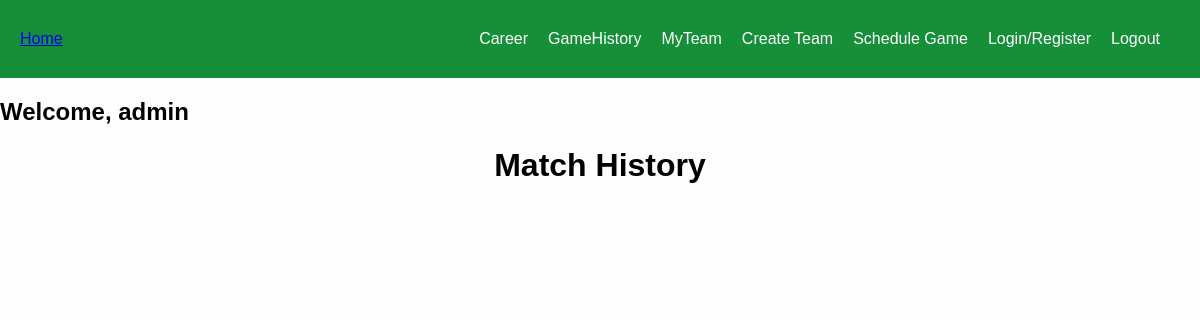
Page /game-history/ (signed in) on the earlier database version.
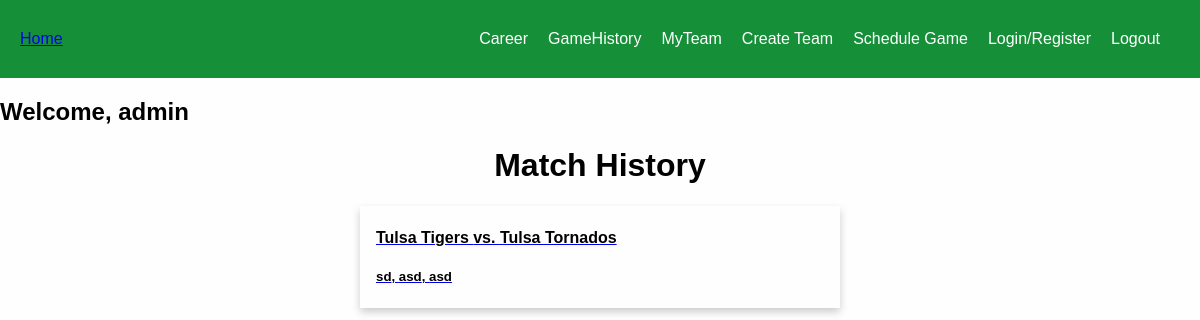
Same page on the later database version.
### base/models.py (models this page shows, shortened)
class Player(AbstractUser):
    first_name = models.CharField(max_length=200, null=True)
    last_name = models.CharField(max_length=200, null=True)
    email = models.EmailField(unique=True, null=True)
    team = models.ForeignKey(Team,on_delete=models.SET_NULL,null=True)
    runs = models.IntegerField(default=0,null=True,blank=True)
    wickets = models.IntegerField(default=0,null=True,blank=True)
    catches = models.IntegerField(default=0,null=True,blank=True)
    sixes = models.IntegerField(default=0,null=True,blank=True)
    fours = models.IntegerField(default=0,null=True,blank=True)
    games_played = models.IntegerField(default=0,null=True,blank=True)
    games_won = models.IntegerField(default=0,null=True,blank=True)
    fifties = models.IntegerField(default=0,null=True,blank=True)
    runs_hs = models.IntegerField(default=0,null=True,blank=True)
    runs_average = models.FloatField(default=0,null=True,blank=True)
    sr = models.FloatField(default=0,null=True,blank=True)
    balls_bowled = models.IntegerField(default=0,null=True,blank=True)
    balls_played = models.IntegerField(default=0,null=True,blank=True)
    wickets_average = models.FloatField(default=0,null=True,blank=True)
    wickets_hs = models.IntegerField(default=0,null=True,blank=True)
    game_invites = models.ManyToManyField("GameInvite", related_name="game_invites", blank=True)
    team_invites = models.ManyToManyField("TeamInvite", related_name="team_invites", blank=True)
    games = models.ManyToManyField("Game", related_name="games", blank=True)
    fours_hs = models.IntegerField(default=0,null=True,blank=True)
    sixes_hs = models.IntegerField(default=0,null=True,blank=True)
    USERNAME_FIELD = "email"
    REQUIRED_FIELDS = ["username"]

class Game(models.Model):
    entering_stats = models.BooleanField(default=False,null=True,blank=False) # true if stat entering has began, this is set to true when the inilize game info is submitted
    doneStats = models.BooleanField(default=False,null=True,blank=False) # true is stat entering has concluded, this is set to true when the last over of the last innings is iterated through
    archived = models.BooleanField(default=False,null=True,blank=False) # this is set to true when the user confirms that there is no edits to make to the stats entered.
    winner = models.ForeignKey(Team,on_delete=models.SET_NULL,null=True, related_name="winner",blank=True)
    team1 = models.ForeignKey(Team,on_delete=models.SET_NULL,null=True, related_name="team1")  # team that sent invite
    team2 = models.ForeignKey(Team,on_delete=models.SET_NULL,null=True, related_name="team2")
    batting1_team = models.ForeignKey(Team,on_delete=models.SET_NULL,null=True, related_name="batting1")
    bowling1_team = models.ForeignKey(Team,on_delete=models.SET_NULL,null=True, related_name="bowling1")
    batting2_team = models.ForeignKey(Team,on_delete=models.SET_NULL,null=True, related_name="batting2")
    bowling2_team  = models.ForeignKey(Team,on_delete=models.SET_NULL,null=True, related_name="bowling2")
    year = models.CharField(max_length=200,null=True)
    month = models.CharField(max_length=200,null=True)
    day = models.CharField(max_length=200,null=True)
    time = models.CharField(max_length=200,null=True)
    location = models.CharField(max_length=200,null=True)
    overs = models.IntegerField(default=0,null=True,blank=True)
    batting_score1 = models.IntegerField(default=0,null=True,blank=True) # number of runs for the first batting team
    batting_score2 = models.IntegerField(default=0,null=True,blank=True) # number of runs for second batting team
    bowling_score1 = models.IntegerField(default=0,null=True,blank=True) # number of wickets for the frist bowling team
    bowling_score2 = models.IntegerField(default=0,null=True,blank=True) # number of wickets for the second bowling team
    current_innings =  models.IntegerField(default=1,  null=True,blank=True)
    current_over = models.IntegerField(default=1,  null=True,blank=True)
    current_ball = models.IntegerField(default=1,  null=True,blank=True)
    ball1 = models.CharField(max_length=200,null=True) # icon of first ball in current over
    ball2 = models.CharField(max_length=200,null=True)
    ball3 = models.CharField(max_length=200,null=True)
    ball4 = models.CharField(max_length=200,null=True)
    ball5 = models.CharField(max_length=200,null=True)
    ball6 = models.CharField(max_length=200,null=True)
    on_strike_batsman = models.OneToOneField("Player", related_name="on_strike_batsman",on_delete=models.SET_NULL,null=True,blank=True,unique=False)
    off_strike_batsman = models.OneToOneField("Player", related_name="off_strike_batsman",on_delete=models.SET_NULL,null=True,blank=True,unique=False)
    current_bowler = models.OneToOneField("Player", related_name="current_bowler",on_delete=models.SET_NULL,null=True,blank=True,unique=False)
    players_stats = models.ManyToManyField("PlayerGameStat", related_name="players_stats", blank=True)

class Team(models.Model):
    name = models.CharField(max_length=200,null=True)
    captain = models.OneToOneField("Player", related_name="captain",on_delete=models.SET_NULL,null=True,blank=True,unique=False)
    players = models.ManyToManyField("Player", related_name="players", blank=True)
    games_played = models.IntegerField(default=0,null=True,blank=True)
    games_won = models.IntegerField(default=0,null=True,blank=True)
    runs_average = models.FloatField(default=0,null=True,blank=True)
    wickets_average = models.FloatField(default=0,null=True,blank=True)
    filler = models.BooleanField(default=False,null=True,blank=False)
    games = models.ManyToManyField("Game", related_name="gammes", blank=True)

### base/views.py (the view)
# urls.py: path("game-history/", views.game_history, name="game-history"),
def game_history(request):
    user = request.user
    games = []
    for g in user.games.all():
        if g.doneStats == True:  # a game-object is completed if
            games.append(g)
    context = {"games":games}
    return render(request, "base/game_history.html", context)

### base/templates/base/game_history.html (shortened to what this page needs)
{% extends 'main.html' %}
{% block content%}
<h1 class="center">Match History</h1>
{% for game in games %}
    <a href="{% url 'view-game' game.id %}">
      <div class="card">
          <div class="container">
                  <h4>{{game.team1.name}} vs. {{game.team2.name}}</h4>
                  <h5>{{game.day}}, {{game.month}}, {{game.year}}</h5>
          </div>
      </div>
    </a>
{% endfor %}
{% endblock %}

### templates/main.html (shortened to what this page needs)
<!DOCTYPE html>
<html>
<head>
</head>
<body>
    {% include 'navbar.html' %}
    {% block content %}{% endblock %}
</body>
</html>

### templates/navbar.html (shortened to what this page needs)
{% if request.user.is_authenticated == True %}
<nav class="navbar">
  <a class="active" href="{% url 'home' %}" class="navbar-link">Home</a>
  <div class="navbar-links">
    <a href="{% url 'player-career' request.user.id %}" class="navbar-link">Career</a>
    <a href="{% url 'game-history' %}" class="navbar-link">GameHistory</a></li>
    <a href="{% url 'team' request.user.team.id %}" class="navbar-link">MyTeam</a>
    <a href="{% url 'create-team' %}" class="navbar-link">Create Team</a>
    <a href="{% url 'schedule-game' %}" class="navbar-link">Schedule Game</a>
    <a href="{% url 'login' %}" class="navbar-link">Login/Register</a>
    <a href="{% url 'logout' %}"class="navbar-link">Logout</a>
  </div>
</nav>
{% endif %}
<h2>Welcome, {{request.user.username}}</h2>

### templates/main.html (style rules this page uses)
body { margin: 0; font-family: Arial, Helvetica, sans-serif; background-color: rgb(254, 254, 254); color: rgb(1, 1, 1); }

### templates/navbar.html (style rules this page uses)
body, ul { margin: 0; padding: 0; }
.navbar { display: flex; align-items: center; justify-content: space-between; background-color: rgb(22, 144, 56); color: #41ce37; padding: 30px 20px; }
.navbar-links { display: flex; align-items: center; }
.navbar-link { margin-right: 20px; color: #fff; text-decoration: none; }

### base/templates/base/game_history.html (style rules this page uses)
.card { box-shadow: 0 4px 8px 0 rgba(0,0,0,0.2); transition: 0.3s; width: 40%; margin-left: auto; margin-right: auto; }
.center { text-align: center; }
.container { padding: 2px 16px; color: black; }

Differences in the rows shown:
added Game: team1.name "Tulsa Tigers", team2.name "Tulsa Tornados", day "sd", month "asd", year "asd"
